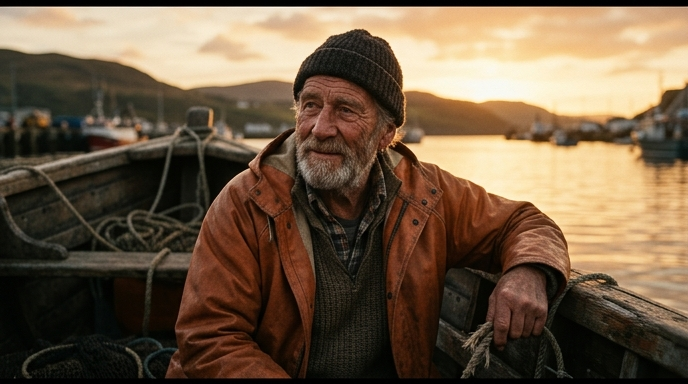
#> input picture showcase/04-intro-film/assets/ai/00.jpg, 688 x 384 px; its folder holds 3 pictures in this run
$ python ai_atlas.py
#> lines starting #> are read from the running program, lines starting #| are printed output that depends on the picture
"""Build assets/films-ai.jpg: the AI stills (assets/ai/NN.jpg) as 16-frame films, a slow push or pan on each
(they ping-pong on the cards, so the move goes in and back out), one film per row, 256x144 tiles like the other atlases.
Also writes the 1/4-size atlases the far cards use: films-proc-small.png, films-small.jpg, films-ai-small.jpg.

usage (from the project root): uv run --no-project --with pillow python tools/ai_atlas.py
"""
import json
import math
from pathlib import Path

from PIL import Image

ROOT = Path(__file__).resolve().parents[1]
A = ROOT / "assets"
TW, TH, NF = 256, 144, 16
imgs = sorted((A / "ai").glob("*.jpg"))
atlas = Image.new("RGB", (TW * NF, TH * len(imgs)), (8, 9, 10))
for r, f in enumerate(imgs):
    im = Image.open(f).convert("RGB"); W, H = im.size
#> further down, im is the input picture: PIL image 688x384 RGB; mean R, G, B 110.4, 90.3, 68.5
#> after `W, H = im.size`: W = 688; H = 384
    h = (r * 2654435761 % 1000) / 1000.0                       # a fixed per-image choice of move
    ang = h * 2 * math.pi; zoom1 = 1.06 + 0.06 * ((r * 40503 % 1000) / 1000.0)
    for k in range(NF):
        u = k / (NF - 1); z = 1.0 + (zoom1 - 1.0) * (u * u * (3 - 2 * u))
        cw, ch = W / z, W / z * 9 / 16
        if ch > H / z: ch = H / z; cw = ch * 16 / 9
        cx = W / 2 + math.cos(ang) * (W - cw) * 0.5 * u; cy = H / 2 + math.sin(ang) * (H - ch) * 0.5 * u
        box = (cx - cw / 2, cy - ch / 2, cx + cw / 2, cy + ch / 2)
        atlas.paste(im.resize((TW, TH), Image.LANCZOS, box=box), (k * TW, r * TH))
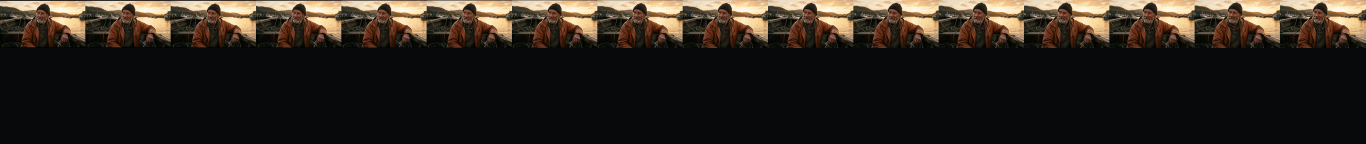
#> atlas: PIL image 4096x432 RGB (shown at 1/3 size); mean R, G, B 43.5, 37.1, 30.2
#> pass 2 of the loop `for r, f in enumerate(imgs):`:
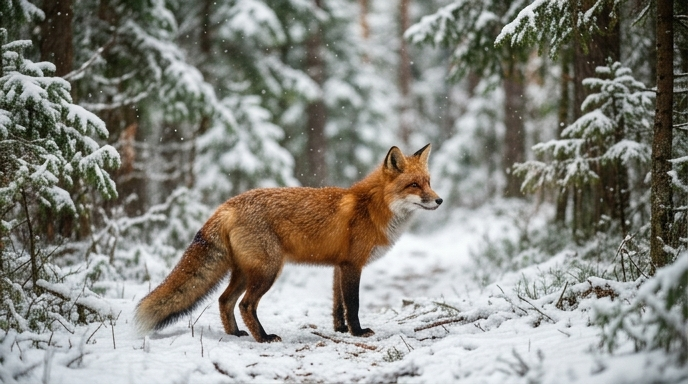
#> input picture showcase/04-intro-film/assets/ai/01.jpg, 688 x 384 px
#> im is the input picture: PIL image 688x384 RGB; mean R, G, B 136.4, 135.7, 128.2
#> after the loop `for k in range(NF):`:
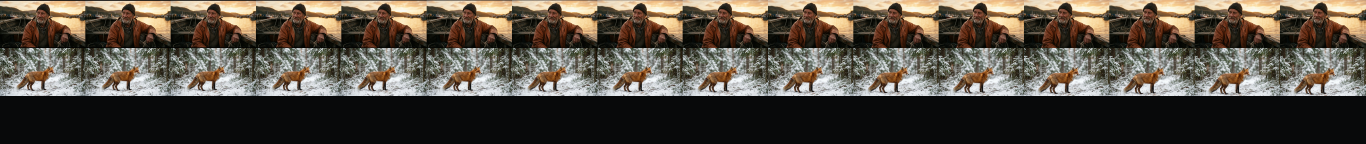
#> atlas: PIL image 4096x432 RGB (shown at 1/3 size); mean R, G, B 86.4, 79.3, 69.5
#> pass 3 of the loop `for r, f in enumerate(imgs):`:
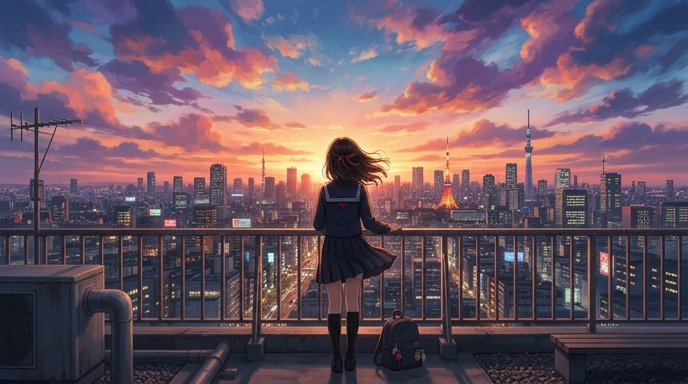
#> input picture showcase/04-intro-film/assets/ai/02.jpg, 688 x 384 px
#> im is the input picture: PIL image 688x384 RGB; mean R, G, B 105.4, 85.9, 99.1
#> after the loop `for k in range(NF):`:
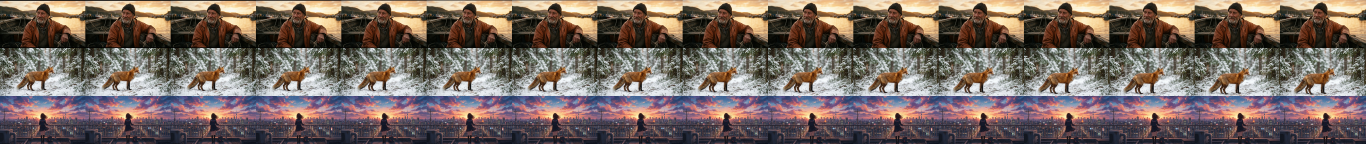
#> atlas: PIL image 4096x432 RGB (shown at 1/3 size); mean R, G, B 119.7, 105.4, 99.3
atlas.save(A / "films-ai.jpg", quality=90, optimize=True)
(A / "films-ai.json").write_text(json.dumps({"tile": [TW, TH], "frames": NF, "fps": 8, "films": [f.stem for f in imgs]}, indent=1))
for src, dst in (("films-proc.png", "films-proc-small.png"), ("films.jpg", "films-small.jpg"), ("films-ai.jpg", "films-ai-small.jpg")):
#> (the run stopped early here; a loop or call above may not have finished)
